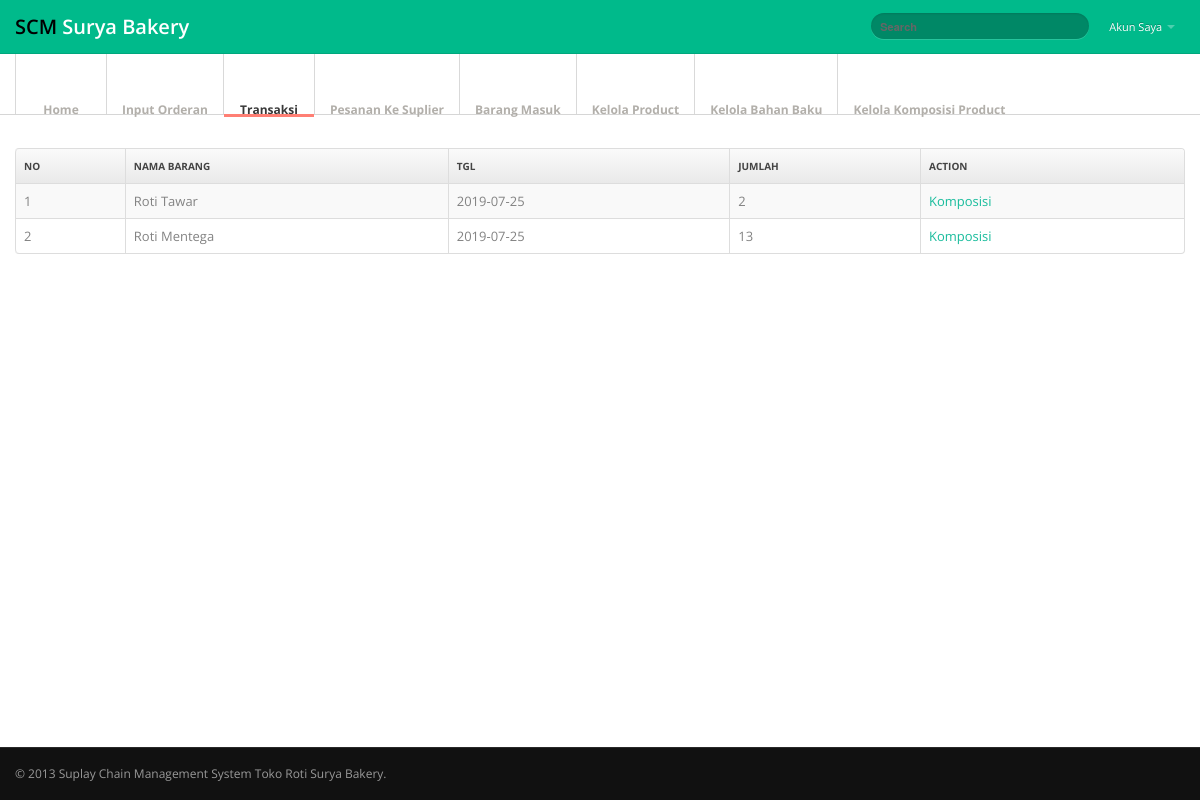
/admin.php?module=transaksi (signed in), run on the app's committed database.
### tables this page shows
CREATE TABLE `trx_pelanggan` (
  `id` int(11) NOT NULL,
  `id_barang` varchar(20) NOT NULL,
  `tgl` date NOT NULL,
  `jumlah` int(11) NOT NULL
);

CREATE TABLE `barang_tersedia` (
  `id_barang_tersedia` varchar(11) NOT NULL,
  `nama` varchar(60) NOT NULL
);

### module/admin/transaksi.php (the view)
<div class="container">
  <div class="row">
    <div class="span12">
    		<?php
          include 'module/koneksi.php';
          $query = mysqli_query($koneksi, "SELECT trx_pelanggan.*, barang_tersedia.* from trx_pelanggan JOIN barang_tersedia ON trx_pelanggan.id_barang = barang_tersedia.id_barang_tersedia");
        ?>
        <div class="panel-body table-responsive">
          <table id="example" class="table table-striped table-bordered" cellspacing="0" width="100%">
          <thead>
            <th>No</th>
            <th>Nama Barang</th>
            <th>Tgl</th>
            <th>Jumlah</th>
            <th>Action</th>
          </thead>
          <tbody>
          <?php
            $no = 1;
            while ($row = mysqli_fetch_array($query)) { ?>
            <tr>
              <td><?php echo $no++; ?></td>
              <td><?php echo $row['nama']; ?></td>
              <td><?php echo $row['tgl']; ?></td>
              <td><?php echo $row['jumlah']; ?></td>
              <td>
                <a href="?module=details&id_detail=<?php echo $row['id']; ?>" target="_blank">Komposisi</a>
              </td>
            </tr>
            <?php } ?>
          </tbody>
        </table>
        </div>
    </div>
  </div>
</div>

### assets/css/style.css (style rules this page uses)
body { background: #f9f6f1; font: 13px/1.7em 'Open Sans'; }
.table td { vertical-align: middle; }
.table-bordered th { background: #E9E9E9; background:-moz-linear-gradient(top, #FAFAFA 0%, #E9E9E9 100%); background:-webkit-gradient(linear, left top, left bottom, color-stop(0%,#FAFAFA), color-stop(100%,#E9E9E9)); background:-webkit-linear-gradient(top, #FAFAFA 0%,#E9E9E9 100%); background:-o-linear-gradient(top, #FAFAFA 0%,#E9E9E9 100%); background:-ms-linear-gradient(top, #FAFAFA 0%,#E9E9E9 100%); background:linear-gradient(top, #FAFAFA 0%,#E9E9E9 100%); filter: progid:DXImageTransform.Microsoft.gradient(startColorstr='#FAFAFA', endColorstr='#E9E9E9'); -ms-filter: "progid:DXImageTransform.Microsoft.gradient(startColorstr='#FAFAFA', endColorstr='#E9E9E9')"; font-size: 10px; color: #444; text-transform: uppercase; }

### assets/css/signin.css (style rules this page uses)
body { background: url(../../img/body-bg.png); color:#838383; font: 13px/1.7em 'Open Sans'; }

### data on the page
trx_pelanggan: barang_tersedia.nama "Roti Tawar", tgl "2019-07-25", jumlah "2"
trx_pelanggan: barang_tersedia.nama "Roti Mentega", tgl "2019-07-25", jumlah "13"
